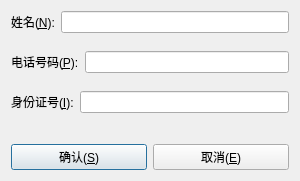
<?xml version="1.0" encoding="UTF-8"?>
<ui version="4.0">
 <class>AddTouristDialog</class>
 <widget class="QDialog" name="AddTouristDialog">
  <property name="geometry">
   <rect>
    <x>0</x>
    <y>0</y>
    <width>300</width>
    <height>181</height>
   </rect>
  </property>
  <property name="sizePolicy">
   <sizepolicy hsizetype="Fixed" vsizetype="Fixed">
    <horstretch>0</horstretch>
    <verstretch>0</verstretch>
   </sizepolicy>
  </property>
  <property name="minimumSize">
   <size>
    <width>300</width>
    <height>181</height>
   </size>
  </property>
  <property name="maximumSize">
   <size>
    <width>300</width>
    <height>181</height>
   </size>
  </property>
  <property name="windowTitle">
   <string>游客信息</string>
  </property>
  <layout class="QVBoxLayout" name="verticalLayout">
   <item>
    <layout class="QHBoxLayout" name="horizontalLayout">
     <item>
      <widget class="QLabel" name="label">
       <property name="text">
        <string>姓名(&amp;N):</string>
       </property>
       <property name="buddy">
        <cstring>nameEdit</cstring>
       </property>
      </widget>
     </item>
     <item>
      <widget class="QLineEdit" name="nameEdit"/>
     </item>
    </layout>
   </item>
   <item>
    <spacer name="verticalSpacer_2">
     <property name="orientation">
      <enum>Qt::Vertical</enum>
     </property>
     <property name="sizeHint" stdset="0">
      <size>
       <width>20</width>
       <height>40</height>
      </size>
     </property>
    </spacer>
   </item>
   <item>
    <layout class="QHBoxLayout" name="horizontalLayout_2">
     <item>
      <widget class="QLabel" name="label_2">
       <property name="text">
        <string>电话号码(&amp;P):</string>
       </property>
       <property name="buddy">
        <cstring>phoneEdit</cstring>
       </property>
      </widget>
     </item>
     <item>
      <widget class="QLineEdit" name="phoneEdit"/>
     </item>
    </layout>
   </item>
   <item>
    <spacer name="verticalSpacer_3">
     <property name="orientation">
      <enum>Qt::Vertical</enum>
     </property>
     <property name="sizeHint" stdset="0">
      <size>
       <width>20</width>
       <height>40</height>
      </size>
     </property>
    </spacer>
   </item>
   <item>
    <layout class="QHBoxLayout" name="horizontalLayout_3">
     <item>
      <widget class="QLabel" name="label_3">
       <property name="text">
        <string>身份证号(&amp;I):</string>
       </property>
       <property name="buddy">
        <cstring>idEdit</cstring>
       </property>
      </widget>
     </item>
     <item>
      <widget class="QLineEdit" name="idEdit"/>
     </item>
    </layout>
   </item>
   <item>
    <spacer name="verticalSpacer_4">
     <property name="orientation">
      <enum>Qt::Vertical</enum>
     </property>
     <property name="sizeHint" stdset="0">
      <size>
       <width>20</width>
       <height>40</height>
      </size>
     </property>
    </spacer>
   </item>
   <item>
    <spacer name="verticalSpacer">
     <property name="orientation">
      <enum>Qt::Vertical</enum>
     </property>
     <property name="sizeHint" stdset="0">
      <size>
       <width>20</width>
       <height>40</height>
      </size>
     </property>
    </spacer>
   </item>
   <item>
    <layout class="QHBoxLayout" name="horizontalLayout_4">
     <item>
      <widget class="QPushButton" name="okButton">
       <property name="text">
        <string>确认(&amp;S)</string>
       </property>
      </widget>
     </item>
     <item>
      <widget class="QPushButton" name="cancelButton">
       <property name="text">
        <string>取消(&amp;E)</string>
       </property>
      </widget>
     </item>
    </layout>
   </item>
  </layout>
 </widget>
 <resources/>
 <connections/>
</ui>
